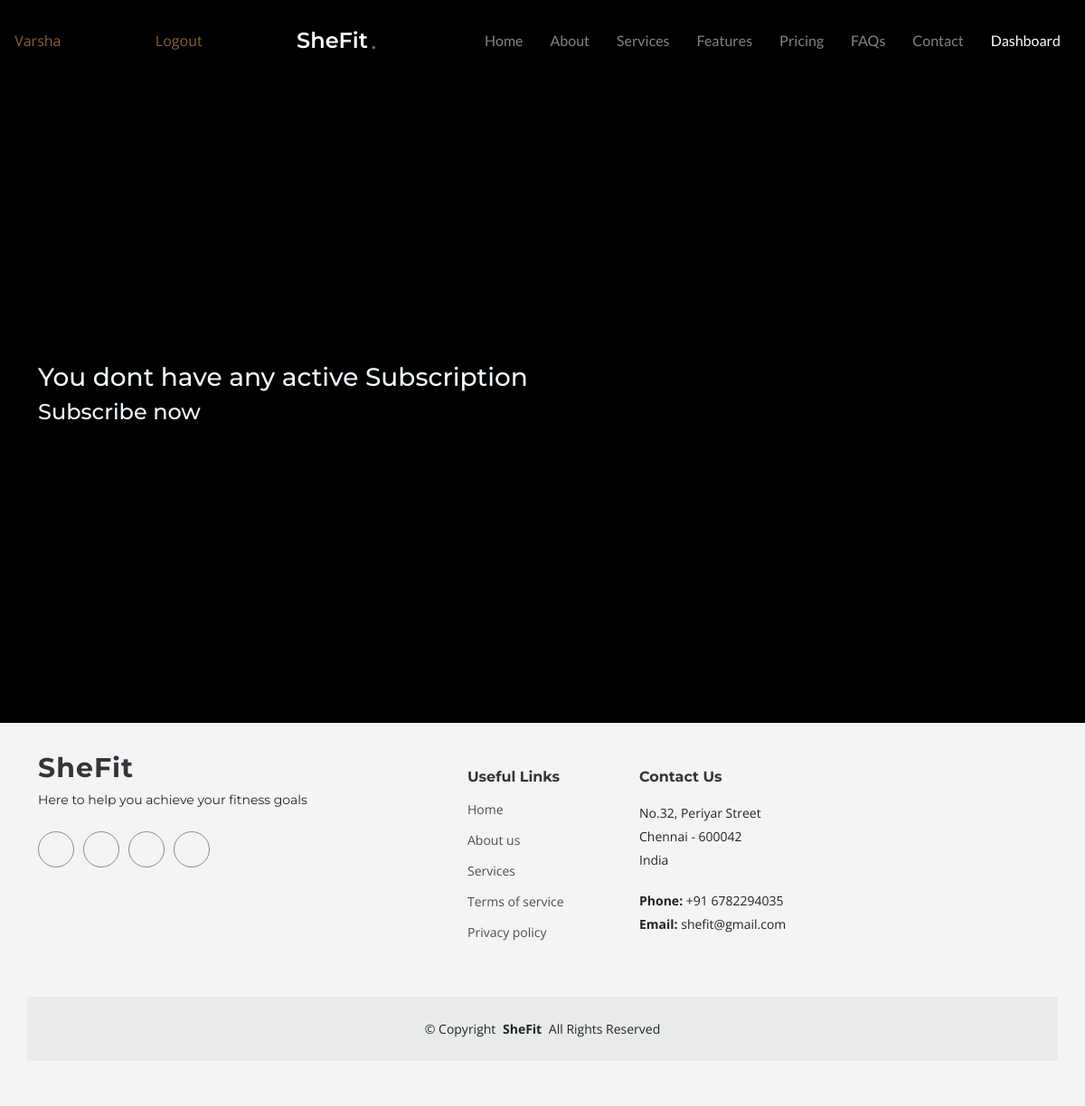
/dashboard (signed in), run on an earlier commit of the app's database.
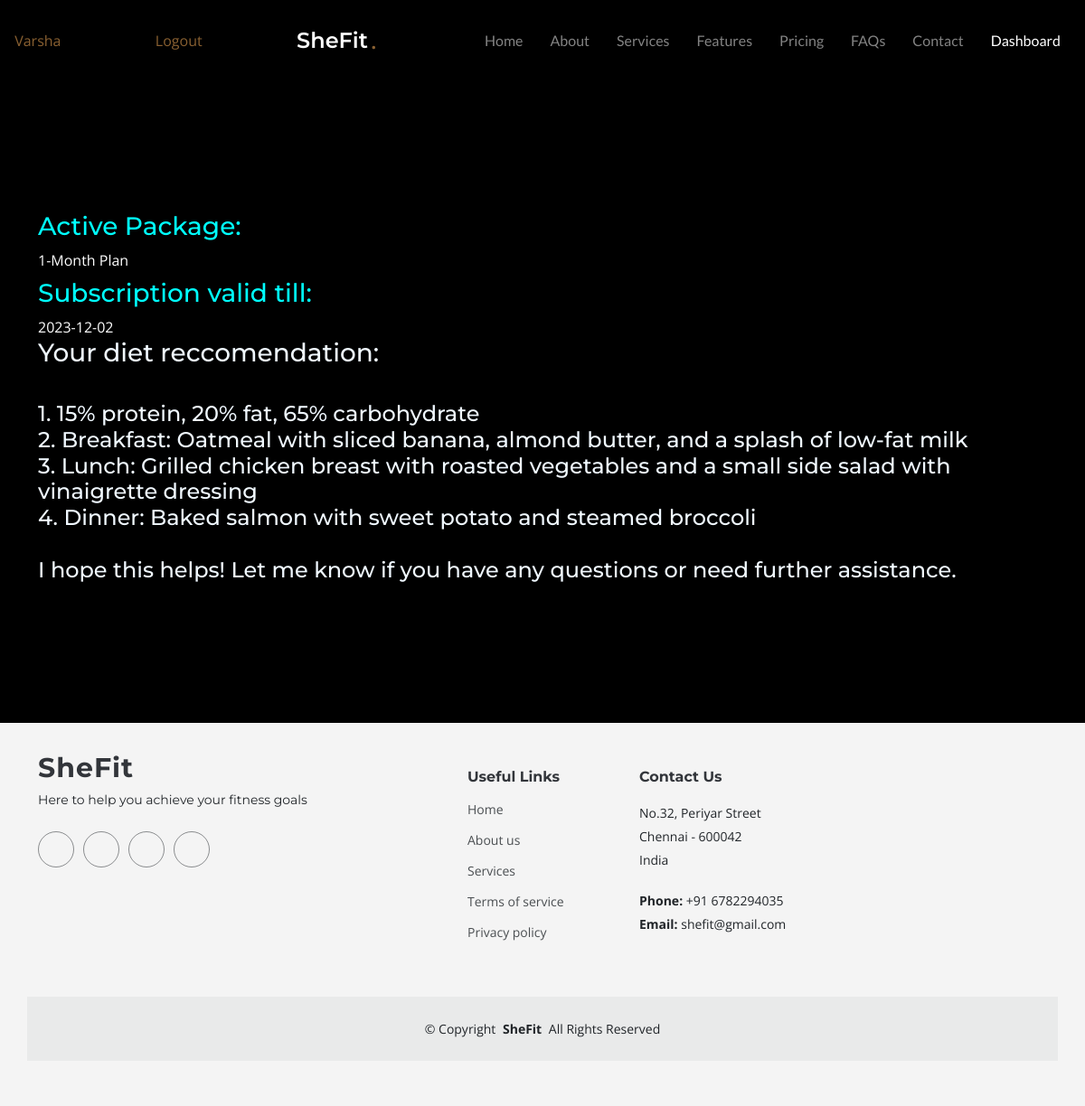
And on a later commit of the database.
### app.py (models this page shows, shortened)
class Members(db.Model,UserMixin):
    id = db.Column(db.String(10), primary_key=True)
    name = db.Column(db.String(100))
    phone_number = db.Column(db.String(15))
    email = db.Column(db.String(100), nullable=False)
    member_since = db.Column(db.DateTime)
    password = db.Column(db.String(128), nullable=False)

class Package(db.Model):
    pkg_id = db.Column(db.Integer, primary_key=True, autoincrement=True)
    name = db.Column(db.String(20))
    duration = db.Column(db.Integer)
    feature_coach = db.Column(db.Boolean)
    feature_dietician = db.Column(db.Boolean)
    feature_lounge = db.Column(db.Boolean)
    feature_courses = db.Column(db.Boolean)
    feature_schedules = db.Column(db.Boolean)
    price = db.Column(db.Integer)

class Subscription(db.Model):
    subscription_id = db.Column(db.Integer,primary_key=True,autoincrement=True)
    pkg_id = db.Column(db.Integer)
    mem_id = db.Column(db.String(10))
    tra_id = db.Column(db.String(10))
    completed = db.Column(db.Integer)
    date = db.Column(db.Date)
    end_date = db.Column(db.Date)

class DietPro(db.Model):
    dietid   = db.Column(db.Integer, primary_key=True, autoincrement=True)
    name = db.Column(db.String(100))
    member_id = db.Column(db.String(10))
    gender = db.Column(db.String(10))
    age = db.Column(db.Integer)
    weight = db.Column(db.Float)
    height = db.Column(db.Float)
    activity = db.Column(db.String(50))
    health = db.Column(db.String(200))
    daily_calorie = db.Column(db.Float)
    diet_recommendation = db.Column(db.String(500))

### app.py (the view)
@app.route("/dashboard")
def dashboard():
    member = current_user
    package = None
    if not isinstance(member,Members):
        return redirect(url_for("login"))
    subscription = Subscription.query.filter_by(mem_id=member.id).first()
    dietpro = DietPro.query.filter_by(member_id=member.id).first()
    if subscription:
        package = Package.query.get(subscription.pkg_id)
    return render_template('dashboard.html',member=member,subscription=subscription,dietpro=dietpro,package=package)

### app.py (called while the page is built)
@login_manager.user_loader
def load_user(user_id):
    admin = Admin.query.get(user_id)
    if admin is None:
        member = Members.query.get(user_id)
        if member is None:
            trainer = Trainers.query.get(user_id)
            return trainer  # Return the trainer user if found
        return member  # Return the regular member user if found
    return admin  # Return the admin user if found

### templates/dashboard.html (shortened to what this page needs)
<!DOCTYPE html>
<html lang="en">
<head>
  <link href="/static/assets/vendor/bootstrap/css/bootstrap.min.css" rel="stylesheet">
  <link href="/static/assets/vendor/bootstrap-icons/bootstrap-icons.css" rel="stylesheet">
  <link href="/static/assets/vendor/glightbox/css/glightbox.min.css" rel="stylesheet">
  <link href="/static/assets/vendor/swiper/swiper-bundle.min.css" rel="stylesheet">
  <link href="/static/assets/vendor/aos/aos.css" rel="stylesheet">
  <link href="/static/assets/css/main.css" rel="stylesheet">
</head>
<body class="index-page" data-bs-spy="scroll" data-bs-target="#navmenu">
  <header id="header" class="header fixed-top d-flex align-items-center">
    <div class="container-fluid d-flex align-items-center justify-content-between">
      <a href="{{url_for('dashboard')}}" class="logo d-flex align-items-center me-auto me-xl-0">
        <h1>SheFit</h1>
        <span style="color: #896031;">.</span>
      </a>
      <nav id="navmenu" class="navmenu">
        <ul>
          <li><a href="{{url_for('homepage')}}#hero">Home</a></li>
          <li><a href="{{url_for('homepage')}}#about">About</a></li>
          <li><a href="{{url_for('homepage')}}#services">Services</a></li>
          <li><a href="{{url_for('homepage')}}#features">Features</a></li>
          <li><a href="{{url_for('homepage')}}#pricing">Pricing</a></li>
          <li><a href="{{url_for('homepage')}}#faq">FAQs</a></li>
          <li><a href="{{url_for('homepage')}}#contact">Contact</a></li>
          <li><a href="#" class="active">Dashboard</a></li>
        </ul>
      </nav>
      <a href="#">
        {{member.name}}
      </a>
      <a href="{{url_for('logout')}}" style="border: 2px #896031; border-radius: 2px;">
        Logout
      </a>
    </div>
  </header>
  <main id="main">
    <section id="hero" class="hero">
      <div class="container">
        <div class="row">
          <div class="row">
            {% if subscription %}
            <div class="row">
              <div class="col-lg-10">
                <h3 style="color: aliceblue;">
                  <h3 style="color: aqua;">Active Package:</h3> {{package.name}}
                </h3>
                <h3 style="color: aliceblue;">
                  <h3 style="color: aqua;">Subscription valid till:</h3> {{subscription.end_date}}
                </h3>
              </div>
            </div>
            {% else %}
            <h3 style="color: aliceblue;">You dont have any active Subscription</h3>
            <a href="{{url_for('homepage')}}#pricing">
              <h4 style="color: aliceblue;">Subscribe now</h4>
            </a>
            {% endif %}
          </div>
          <div class="row">
            {% if subscription and dietpro %}
            <div class="row">
              <div class="col-lg-10">
                <h3 style="color: aliceblue;">Your diet reccomendation:</h3>
              </div>
              <h4 style="color: aliceblue;"> {{dietpro.diet_recommendation | safe}} </h4>
            </div>
            {% endif %}
          </div>
        </div>
      </div>
    </section>
    <footer id="footer" class="footer">
      <div class="container footer-top">
        <div class="row gy-4">
          <div class="col-lg-5 col-md-12 footer-about">
            <a href="index.html" class="logo d-flex align-items-center">
              <span>SheFit</span>
            </a>
            <p>Here to help you achieve your fitness goals</p>
            <div class="social-links d-flex mt-4">
              <a href=""><i class="bi bi-twitter"></i></a>
              <a href=""><i class="bi bi-facebook"></i></a>
              <a href=""><i class="bi bi-instagram"></i></a>
              <a href=""><i class="bi bi-linkedin"></i></a>
            </div>
          </div>
          <div class="col-lg-2 col-6 footer-links">
            <h4>Useful Links</h4>
            <ul>
              <li><a href="#">Home</a></li>
              <li><a href="#">About us</a></li>
              <li><a href="#">Services</a></li>
              <li><a href="#">Terms of service</a></li>
              <li><a href="#">Privacy policy</a></li>
            </ul>
          </div>
          <div class="col-lg-3 col-md-12 footer-contact text-center text-md-start">
            <h4>Contact Us</h4>
            <p>No.32, Periyar Street</p>
            <p>Chennai - 600042</p>
            <p>India</p>
            <p class="mt-4"><strong>Phone:</strong> <span>+91 6782294035</span></p>
            <p><strong>Email:</strong> <span>shefit@gmail.com</span></p>
          </div>
        </div>
      </div>
      <div class="container copyright text-center mt-4">
        <p>&copy; <span>Copyright</span> <strong class="px-1">SheFit</strong> <span>All Rights Reserved</span></p>
      </div>
    </footer>
</body>
</html>

What changed in the data, as far as the page shows it:
now on this page (row unchanged): Package: name "1-Month Plan"
added Subscription: end_date "2023-12-02"
added DietPro: diet_recommendation "1. 15% protein, 20% fat, 65% carbohydrate 2. Breakfast: Oatmeal with sliced banana, almond butter, and a splash of low-fat milk 3. Lunch: Grilled chicken breast with roasted vegetables and a small side salad with vinaigrette dressing 4. Dinner: Baked salmon with sweet potato and steamed broccoli I hope this helps! Let me know if you have any questions or need further assistance."
Also different on the page:
text no longer shown: "You dont have any active Subscription Subscribe now"
text now shown: "Active Package: Subscription valid till: Your diet reccomendation:"
